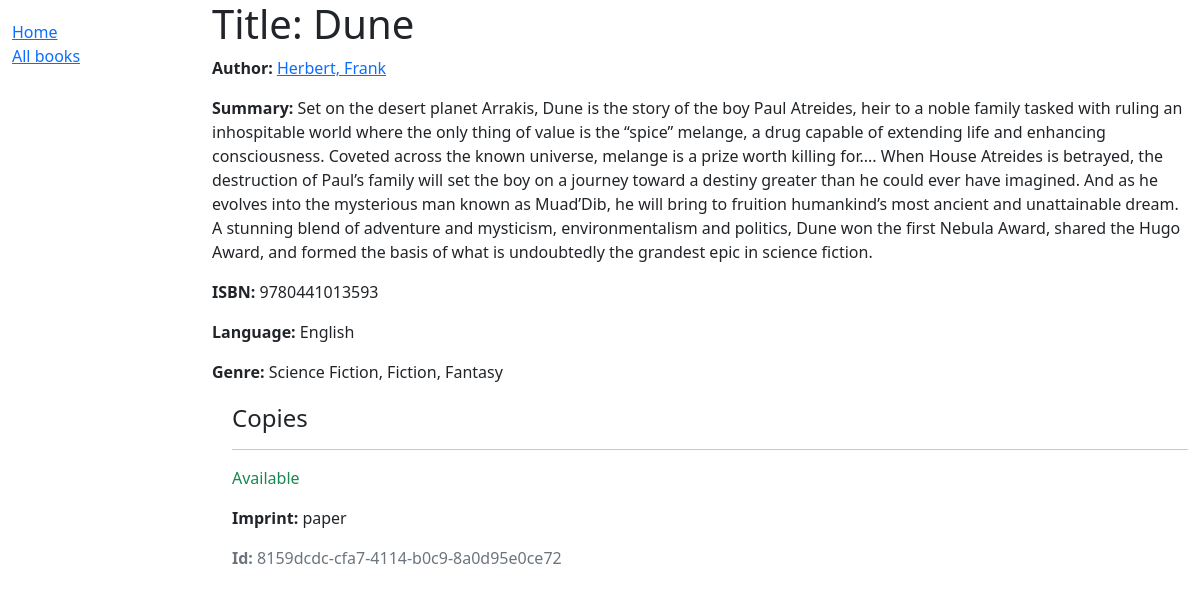
/catalog/book/1, run on the app's committed database.
### catalog/models.py (models this page shows, shortened)
class Book(models.Model):
    title = models.CharField(max_length=200)
    author = models.ForeignKey('Author', on_delete=models.SET_NULL, null=True)
    summary = models.TextField(max_length=5000, help_text='Enter a brief description of the book')
    isbn = models.CharField('ISBN', max_length=13, unique=True, null=True,
                             help_text='13 Character <a href="https://www.isbn-international.org/content/what-isbn">ISBN number</a>')
    genre = models.ManyToManyField(Genre, help_text='Select a genre for this book')
    language = models.ForeignKey('Language', on_delete=models.SET_NULL, null=True)
    def display_genre(self):
        """Create a string for the Genre. This is required to display genre in Admin."""
        return ', '.join(genre.name for genre in self.genre.all()[:3])
    display_genre.short_description = 'Genre'

class Author(models.Model):
    first_name = models.CharField(max_length=100)
    last_name = models.CharField(max_length=100)
    date_of_birth = models.DateField(null=True, blank=True)
    date_of_death = models.DateField('Died', null=True, blank=True)
    class Meta:
        ordering = ['last_name', 'first_name']
    def __str__(self):
        return f'{self.last_name}, {self.first_name}'

class Language(models.Model):
    name = models.CharField(max_length=200,
                            help_text="Enter the book's natural language (e.g. English, French, Japanese etc.)")
    def __str__(self):
        return self.name

class Genre(models.Model):
    name = models.CharField(max_length=200, help_text='Enter a book genre (e.g. Science Fiction)')
    def __str__(self):
        return self.name

class BookInstance(models.Model):
    id = models.UUIDField(primary_key=True, default=uuid.uuid4, help_text='Unique ID for this particular book across whole library')
    book = models.ForeignKey('Book', on_delete=models.RESTRICT, null=True)
    imprint = models.CharField(max_length=200)
    due_back = models.DateField(null=True, blank=True)
    LOAN_STATUS = (
        ('m', 'Maintenance'),
        ('o', 'On loan'),
        ('a', 'Available'),
        ('r', 'Reserved'),
    )
    status = models.CharField(
        max_length=1,
        choices=LOAN_STATUS,
        blank=True,
        default='m',
        help_text='Book availability',
    )
    class Meta:
        ordering = ['due_back']

### catalog/views.py (the view)
# urls.py: path('book/<int:pk>', views.BookDetailView.as_view(), name='book-detail'),
class BookDetailView(generic.DetailView):
    model = Book

### catalog/templates/catalog/book_detail.html (shortened to what this page needs)
{% extends "base_generic.html" %}
{% block content %}
  <h1>Title: {{ book.title }}</h1>
  <p><strong>Author:</strong> <a href="">{{ book.author }}</a></p>
  <p><strong>Summary:</strong> {{ book.summary }}</p>
  <p><strong>ISBN:</strong> {{ book.isbn }}</p>
  <p><strong>Language:</strong> {{ book.language }}</p>
  <p><strong>Genre:</strong> {{ book.genre.all|join:", " }}</p>
  <div style="margin-left:20px;margin-top:20px">
    <h4>Copies</h4>
    {% for copy in book.bookinstance_set.all %}
      <hr>
      <p class="{% if copy.status == 'a' %}text-success{% elif copy.status == 'm' %}text-danger{% else %}text-warning{% endif %}">
        {{ copy.get_status_display }}
      </p>
      <p><strong>Imprint:</strong> {{ copy.imprint }}</p>
      <p class="text-muted"><strong>Id:</strong> {{ copy.id }}</p>
    {% endfor %}
  </div>
{% endblock %}

### catalog/templates/base_generic.html (shortened to what this page needs)
<!DOCTYPE html>
<html lang="en">
<head>
  <link href="https://cdn.jsdelivr.net/npm/bootstrap@5.1.3/dist/css/bootstrap.min.css" rel="stylesheet">
  {% load static %}
  <link rel="stylesheet" href="{% static 'css/styles.css' %}">
</head>
<body>
  <div class="container-fluid">
    <div class="row">
      <div class="col-sm-2">
      {% block sidebar %}
        <ul class="sidebar-nav">
          <li><a href="{% url 'index' %}">Home</a></li>
          <li><a href="{% url 'books' %}">All books</a></li>
        </ul>
     {% endblock %}
      </div>
      <div class="col-sm-10 ">{% block content %}{% endblock %}</div>
    </div>
  </div>
</body>
</html>

### catalog/static/css/styles.css (style rules this page uses)
.sidebar-nav { margin-top: 20px; padding: 0; list-style: none; }

### data on the page
Book: author "Herbert, Frank", summary "Set on the desert planet Arrakis, Dune is the story of the boy Paul Atreides, heir to a noble family tasked with ruling an inhospitable world where the only thing of value is the “spice” melange, a drug capable of extending life and enhancing consciousness. Coveted across the known universe, melange is a prize worth killing for.... When House Atreides is betrayed, the destruction of Paul’s family will set the boy on a journey toward a destiny greater than he could ever have imagined. And as he evolves into the mysterious man known as Muad’Dib, he will bring to fruition humankind’s most ancient and unattainable dream. A stunning blend of adventure and mysticism, environmentalism and…", isbn "9780441013593", language "English", genre.all "Science Fiction, Fiction, Fantasy"
BookInstance: status "Available", imprint "paper", id "8159dcdc-cfa7-4114-b0c9-8a0d95e0ce72"
